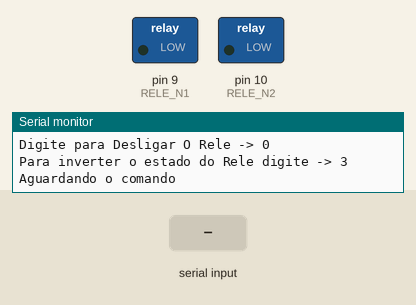
Simulated run of this sketch. Board: Arduino Uno, built with avr-gcc and run on an emulated ATmega328P. Shown: switched loads named in the sketch (green lamp = pin HIGH), the last lines printed to the serial monitor. The test bench sets the inputs (shaded band).

Above: at 1.3 s.
1.4 s: "1" received over Serial
At 2.4 s:
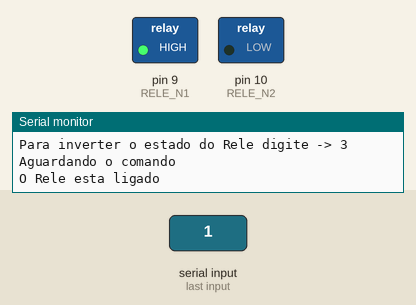
2.9 s: "0" received over Serial
At 3.6 s:
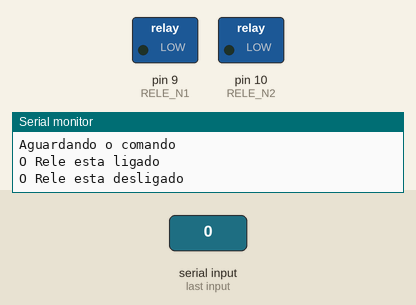
4.4 s: "3" received over Serial
At 4.7 s:
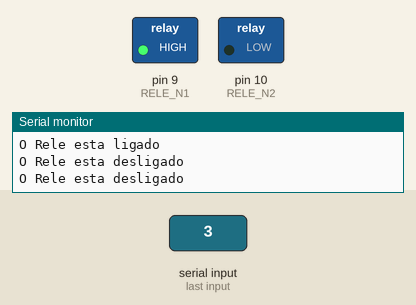
Timing chart, 0 to 7.4 s (numbered marks = the images above; inputs shaded):
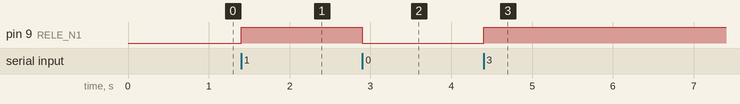

Measured:
- after the input at 1.4 s, pin 9 (RELE_N1): LOW → HIGH at once
- after the input at 2.9 s, pin 9 (RELE_N1): HIGH → LOW at once
- after the input at 4.4 s, pin 9 (RELE_N1): LOW → HIGH at once

The sketch:

Leitura_Rele.ino
```cpp
#define RELE_N1 9
#define RELE_N2 10

bool x = true;
char entrada = 0;

void setup() {
  pinMode (RELE_N1, OUTPUT);
  pinMode (RELE_N2, OUTPUT);

  Serial.begin(9600);
  Serial.println("bora acionar esse Bagulhete!!!!");
  Serial.println("Digite para Acionar O Rele -> 1");
  Serial.println("Digite para Desligar O Rele -> 0");
  Serial.println("Para inverter o estado do Rele digite -> 3");
  Serial.println("Aguardando o comando");
}

void loop()
{
  if (Serial.available() > 0)
  {
    entrada = Serial.read();

    if (entrada == '1')
    {
      digitalWrite(RELE_N1, HIGH);
      Serial.println("O Rele esta ligado");
    }
    else if (entrada == '0')
    {
      digitalWrite(RELE_N1, LOW);
      Serial.println("O Rele esta desligado");
    }
    else if (entrada == '3')
    {
      digitalWrite(RELE_N1, !digitalRead(RELE_N1));
      Serial.println("O Rele esta desligado");
    }
    else
    {
      Serial.println("Comando invalido");
    }
  }
}
```
